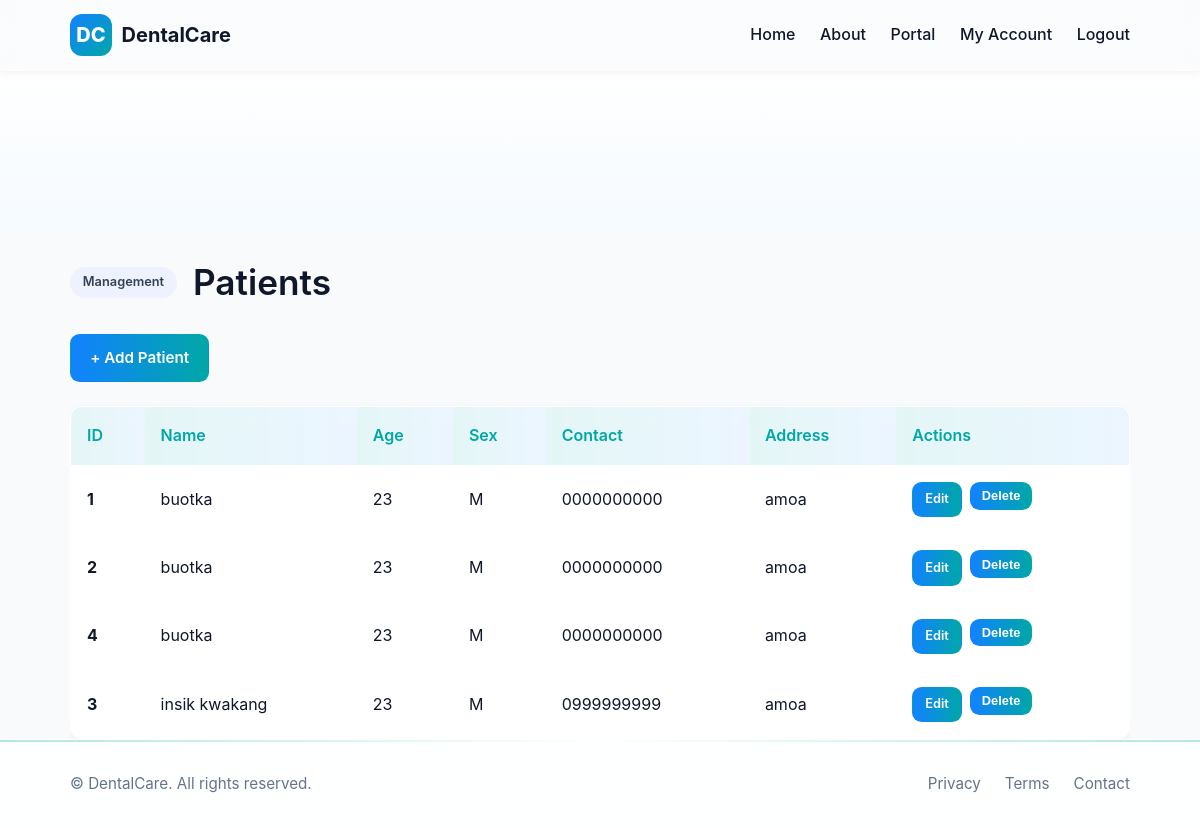
The page /staff/patients (signed in) on the database as committed earlier.
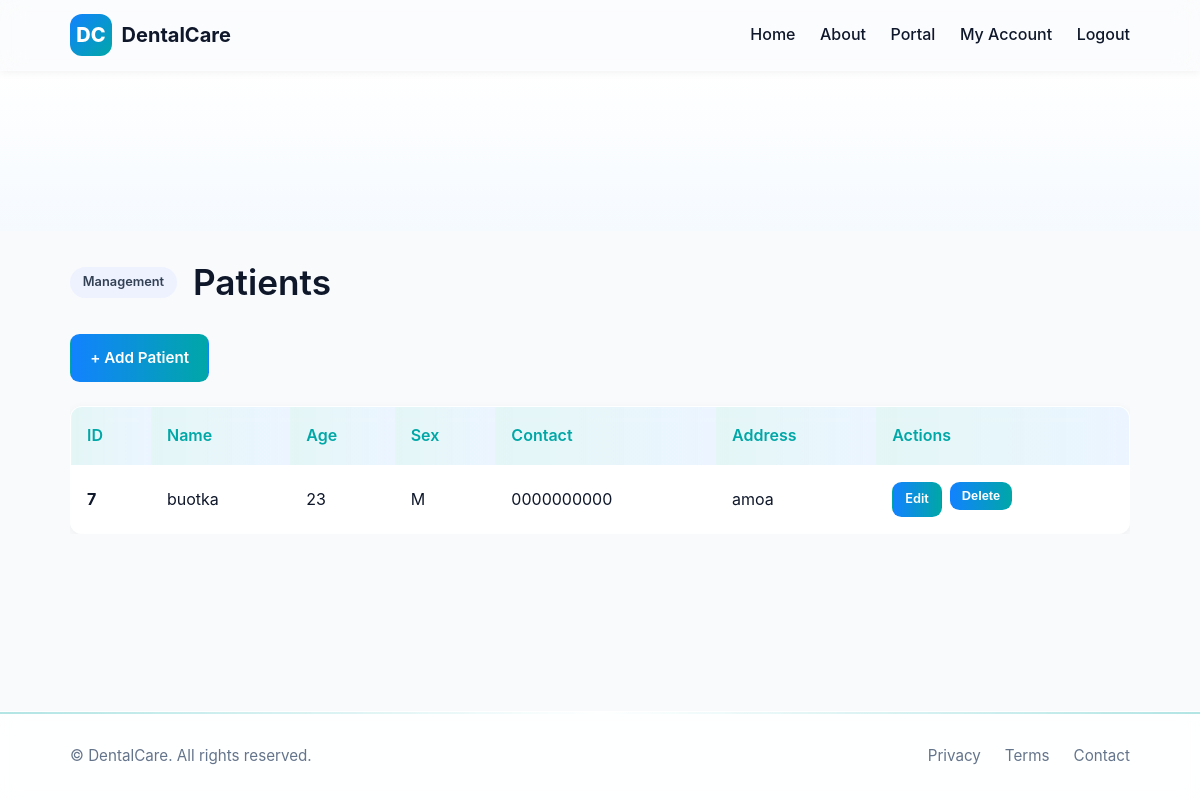
The same page on the database as committed later.
### tables this page shows
CREATE TABLE tbl_patients (pat_id INTEGER PRIMARY KEY AUTOINCREMENT, pat_name TEXT NOT NULL, pat_age INTEGER NOT NULL, pat_sex TEXT CHECK (pat_sex IN ('M', 'F')), pat_contact TEXT, pat_address TEXT, customer_id INTEGER REFERENCES tbl_accounts (acc_id) ON DELETE RESTRICT ON UPDATE RESTRICT, FOREIGN KEY (customer_id) REFERENCES tbl_accounts (acc_id) ON DELETE CASCADE);

### app.py (the view)
            def inner(*args, **kwargs):
                user = current_user()
                if user is None or (roles and user['acc_role'] not in roles):
                    flash('Unauthorized', 'error')
                    return redirect(url_for('login'))
                return fn(*args, **kwargs)

### app.py (called while the page is built)
def get_db():
    if 'db' not in g:
        g.db = sqlite3.connect(DATABASE)
        g.db.row_factory = sqlite3.Row
    return g.db

### templates/patients_list.html (shortened to what this page needs)
{% extends 'base.html' %}
{% block content %}
<section class="hero"><div class="hero-bg"></div></section>
<div class="container">
  <div class="admin-hero" style="margin-bottom: 2rem;">
    <span class="badge">Management</span>
    <h1 class="strong" style="margin: 0;">Patients</h1>
  </div>
  <p><a class="btn btn-primary" href="/staff/patients/add">+ Add Patient</a></p>
  {% if patients %}
  <div style="max-height: 700px; overflow-y: auto;">
    <table class="table glass">
      <thead style="position: sticky; top: 0; z-index: 10;">
        <tr>
          <th>ID</th>
          <th>Name</th>
          <th>Age</th>
          <th>Sex</th>
          <th>Contact</th>
          <th>Address</th>
          <th>Actions</th>
        </tr>
      </thead>
      <tbody>
        {% for p in patients %}
        <tr>
          <td><strong>{{ p.pat_id }}</strong></td>
          <td>{{ p.pat_name }}</td>
          <td>{{ p.pat_age }}</td>
          <td>{{ p.pat_sex }}</td>
          <td>{{ p.pat_contact }}</td>
          <td>{{ p.pat_address }}</td>
          <td>
            <div style="display: flex; gap: 0.5rem;">
              <a class="btn btn-primary" href="/staff/patients/{{ p.pat_id }}/edit" style="padding: 0.4rem 0.75rem; font-size: 0.8rem; text-decoration: none;">Edit</a>
              <form method="post" action="/staff/patients/{{ p.pat_id }}/delete" style="display: inline;" onsubmit="return confirm('Delete this patient?')">
                <button class="btn btn-danger" type="submit" style="padding: 0.4rem 0.75rem; font-size: 0.8rem;">Delete</button>
              </form>
            </div>
          </td>
        </tr>
        {% endfor %}
      </tbody>
    </table>
  </div>
  {% endif %}
</div>
{% endblock %}

### templates/base.html (shortened to what this page needs)
<!doctype html>
<html lang="en">
<head>
  <link rel="stylesheet" href="{{ url_for('static', filename='css/styles.css') }}" />
</head>
<body>
  <header class="site-header">
    <div class="container nav">
      <a href="/" class="brand"><span class="logo">DC</span><span>DentalCare</span></a>
      <nav>
        <a href="/">Home</a>
        <a href="/about">About</a>
        {% if user %}
          <a href="/portal">Portal</a>
          <a href="/account">My Account</a>
          <a href="/logout">Logout</a>
        {% else %}
          <a href="/login">Login</a>
          <a href="/register" class="btn">Register</a>
        {% endif %}
      </nav>
    </div>
  </header>
  <main class="site-main">
    {% block content %}{% endblock %}
  </main>
  <footer class="site-footer glass">
    <div class="container footer">
      <p>© DentalCare. All rights reserved.</p>
      <div class="links">
        <a href="#">Privacy</a>
        <a href="#">Terms</a>
        <a href="#">Contact</a>
      </div>
    </div>
  </footer>
</body>
</html>

Rows that differ between the two databases and show on the page:
removed tbl_patients: pat_id "1", pat_name "buotka", pat_age "23", pat_sex "M", pat_contact "0000000000", pat_address "amoa"
removed tbl_patients: pat_id "2", pat_name "buotka", pat_age "23", pat_sex "M", pat_contact "0000000000", pat_address "amoa"
removed tbl_patients: pat_id "4", pat_name "buotka", pat_age "23", pat_sex "M", pat_contact "0000000000", pat_address "amoa"
removed tbl_patients: pat_id "3", pat_name "insik kwakang", pat_age "23", pat_sex "M", pat_contact "0999999999", pat_address "amoa"
added tbl_patients: pat_id "7", pat_name "buotka", pat_age "23", pat_sex "M", pat_contact "0000000000", pat_address "amoa"
